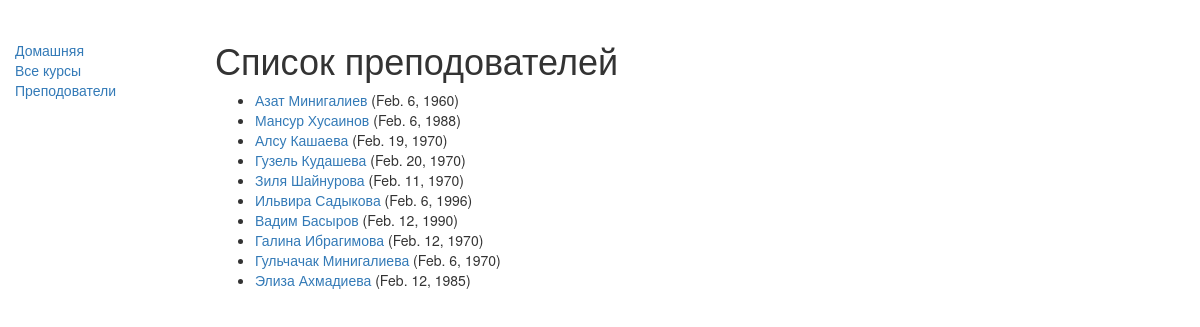
/firstapp/teacher/, run on the app's committed database.
### firstapp/models.py (models this page shows, shortened)
class teacher(models.Model):
        first_name = models.CharField(max_length=100)
        last_name = models.CharField(max_length=100)
        date_of_birth = models.DateField(null=True, blank=True)
        def get_absolute_url(self):
            return reverse('данные о преподавателе', args=[str(self.id)])

### firstapp/views.py (the view)
class teacherListView(generic.ListView):
    model = teacher

### firstapp/templates/firstapp/teacher_list.html
﻿{% extends "base_generic.html" %}
{% block content %}
<h1>Список преподователей</h1>
{% if teacher_list %}
<ul>
{% for teacher in teacher_list %}
<li>
<a href="{{ teacher.get_absolute_url }}">{{ teacher.first_name }} {{ teacher.last_name }}</a>
({{teacher.date_of_birth}})
</li>
{% endfor %}
</ul>
{% else %}
<p>Преподователи отсутствуют.</p>
{% endif %}
{% endblock %}

### data on the page
teacher: first_name "Азат", last_name "Минигалиев", date_of_birth "Feb. 6, 1960"
teacher: first_name "Мансур", last_name "Хусаинов", date_of_birth "Feb. 6, 1988"
teacher: first_name "Алсу", last_name "Кашаева", date_of_birth "Feb. 19, 1970"
teacher: first_name "Гузель", last_name "Кудашева", date_of_birth "Feb. 20, 1970"
teacher: first_name "Зиля", last_name "Шайнурова", date_of_birth "Feb. 11, 1970"
teacher: first_name "Ильвира", last_name "Садыкова", date_of_birth "Feb. 6, 1996"
teacher: first_name "Вадим", last_name "Басыров", date_of_birth "Feb. 12, 1990"
teacher: first_name "Галина", last_name "Ибрагимова", date_of_birth "Feb. 12, 1970"
teacher: first_name "Гульчачак", last_name "Минигалиева", date_of_birth "Feb. 6, 1970"
teacher: first_name "Элиза", last_name "Ахмадиева", date_of_birth "Feb. 12, 1985"
